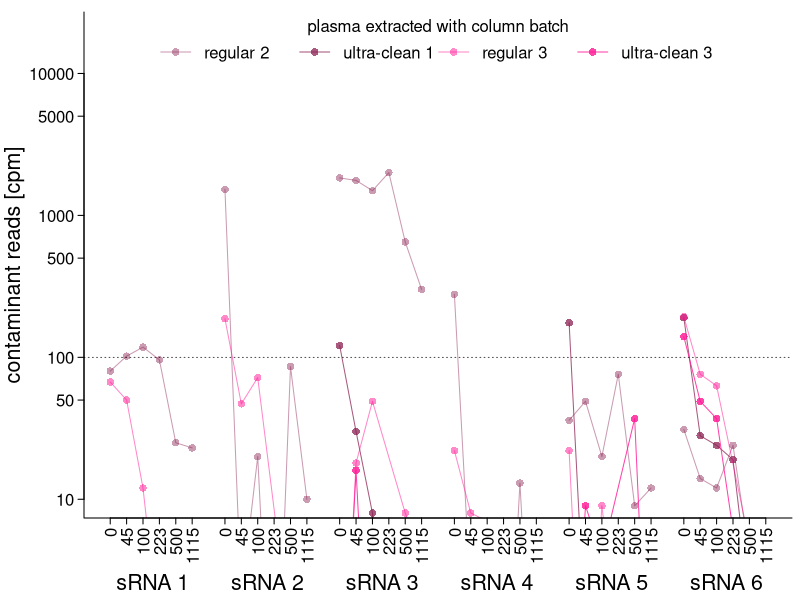
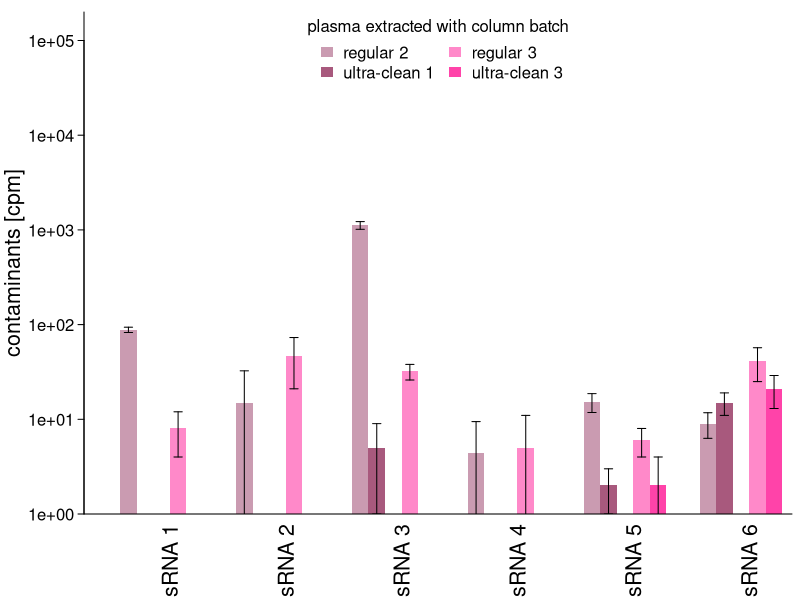

These charts were generated, in order, by the following R code:
library(gplots)
library(scales)

ucpT <- read.delim("titration4plot.wostop.txt",stringsAsFactors = F)
ucpT$xcoord <- 7*(as.numeric(as.factor(ucpT$plotname))-1)+as.numeric(as.factor(ucpT$value))

pdf("Figure5A_titration.pdf",width=10.7/2.54,height=6.1/2.54,pointsize=7)
par(mar=c(4.1,4.2,0.6,0.4),mgp=c(3,0.5,0),tcl=-0.3,lwd=0.75,cex=1)
plot(1,type="n",ann=F,axes=F,xlim=c(1,max(ucpT$xcoord)),ylim=c(10,2e4),log="y")
mtext("contaminant reads [cpm]",2,3,cex=9/7)
for(i in 1:length(unique(ucpT$plotname))){ 
  lines(ucpT$xcoord[ucpT$plotname==unique(ucpT$plotname)[i]],
        ifelse(ucpT$regular.2.1[ucpT$plotname==unique(ucpT$plotname)[i]]>=1,
               ucpT$regular.2.1[ucpT$plotname==unique(ucpT$plotname)[i]],
               0.1),
        col=alpha(colors()[rep(c(645,116),each=2)],c(0.45,0.75,0.5,0.8))[1],lwd=1)
  points(ucpT$xcoord[ucpT$plotname==unique(ucpT$plotname)[i]],
         ifelse(ucpT$regular.2.1[ucpT$plotname==unique(ucpT$plotname)[i]]>=1,
                ucpT$regular.2.1[ucpT$plotname==unique(ucpT$plotname)[i]],
                0.1),
         col=alpha(colors()[rep(c(645,116),each=2)],c(0.45,0.75,0.5,0.8))[1],pch=16)
}
for(i in 1:length(unique(ucpT$plotname))){
  lines(ucpT$xcoord[ucpT$plotname==unique(ucpT$plotname)[i]],
        ifelse(ucpT$ultra.clean.1.1[ucpT$plotname==unique(ucpT$plotname)[i]]>=1,
               ucpT$ultra.clean.1.1[ucpT$plotname==unique(ucpT$plotname)[i]],
               0.1),
        col=alpha(colors()[rep(c(645,116),each=2)],c(0.45,0.75,0.5,0.8))[2],lwd=1)
  points(ucpT$xcoord[ucpT$plotname==unique(ucpT$plotname)[i]],
         ifelse(ucpT$ultra.clean.1.1[ucpT$plotname==unique(ucpT$plotname)[i]]>=1,
                ucpT$ultra.clean.1.1[ucpT$plotname==unique(ucpT$plotname)[i]],
                0.1),
         col=alpha(colors()[rep(c(645,116),each=2)],c(0.45,0.75,0.5,0.8))[2],pch=16)
}
for(i in 1:length(unique(ucpT$plotname))){
  lines(ucpT$xcoord[ucpT$plotname==unique(ucpT$plotname)[i]&!is.na(ucpT$regular.2.2)],
        ifelse(ucpT$regular.2.2[ucpT$plotname==unique(ucpT$plotname)[i]&!is.na(ucpT$regular.2.2)]>=1,
               ucpT$regular.2.2[ucpT$plotname==unique(ucpT$plotname)[i]&!is.na(ucpT$regular.2.2)],
               0.1),
        col=alpha(colors()[rep(c(645,116),each=2)],c(0.45,0.75,0.5,0.8))[3],lwd=1)
  points(ucpT$xcoord[ucpT$plotname==unique(ucpT$plotname)[i]&!is.na(ucpT$regular.2.2)],
         ifelse(ucpT$regular.2.2[ucpT$plotname==unique(ucpT$plotname)[i]&!is.na(ucpT$regular.2.2)]>=1,
                ucpT$regular.2.2[ucpT$plotname==unique(ucpT$plotname)[i]&!is.na(ucpT$regular.2.2)],
                0.1),
         col=alpha(colors()[rep(c(645,116),each=2)],c(0.45,0.75,0.5,0.8))[3],pch=16)
}
for(i in 1:length(unique(ucpT$plotname))){
  lines(ucpT$xcoord[ucpT$plotname==unique(ucpT$plotname)[i]&!is.na(ucpT$ultra.clean.2.1)],
        ifelse(ucpT$ultra.clean.2.1[ucpT$plotname==unique(ucpT$plotname)[i]&!is.na(ucpT$ultra.clean.2.1)]>=1,
               ucpT$ultra.clean.2.1[ucpT$plotname==unique(ucpT$plotname)[i]&!is.na(ucpT$ultra.clean.2.1)],
               0.1),
        col=alpha(colors()[rep(c(645,116),each=2)],c(0.45,0.75,0.5,0.8))[4],lwd=1)
  points(ucpT$xcoord[ucpT$plotname==unique(ucpT$plotname)[i]&!is.na(ucpT$ultra.clean.2.1)],
         ifelse(ucpT$ultra.clean.2.1[ucpT$plotname==unique(ucpT$plotname)[i]&!is.na(ucpT$ultra.clean.2.1)]>=1,
                ucpT$ultra.clean.2.1[ucpT$plotname==unique(ucpT$plotname)[i]&!is.na(ucpT$ultra.clean.2.1)],
                0.1),
         col=alpha(colors()[rep(c(645,116),each=2)],c(0.45,0.75,0.5,0.8))[4],pch=16)
}
abline(h=1e2,lwd=0.7,lty=3)
axis(1,at=c(1:41)[-c(7,14,21,28,35)],labels=rep(c(0,45,100,223,500,1115),times=6),las=2)
axis(1,at=c(0:5*7+3.6),labels=unique(ucpT$plotname),mgp=c(3,2.8,0),tick=F,cex.axis=9/7,las=1)
axis(2,las=2)
box(bty="l",lwd=1)
legend("top",legend=c("regular 2","ultra-clean 1","regular 3","ultra-clean 3"),border=NA,
       col=alpha(colors()[rep(c(645,116),each=2)],c(0.45,0.75,0.5,0.8)),bty="n",lty=1,lwd=1,pch=16,
       title="plasma extracted with column batch",ncol=4,x.intersp = 0.9)
dev.off()

ucp100 <- read.delim("readCountsPerSeqOIPerSample.unmapped.14.100forplot.txt",stringsAsFactors = F)
ucp100 <- ucp100[order(ucp100$value,ucp100$plotname),]
ucp100 <- data.frame(ucp100[,1:5],"space"=rep(0,nrow(ucp100)),ucp100[,6:7],"space2"=rep(0,nrow(ucp100)),stringsAsFactors = F)

pdf("Figure5B_100ulbatches.pdf",width=6/2.54,height=4.3/2.54,pointsize=7)
par(mar=c(4.3,4.2,0.6,0.4),mgp=c(3,0.5,0),tcl=-0.3,lwd=.75,cex=1)
barplot2(t(ucp100[ucp100$value=="mean",c("regular.2.1","ultra.clean.1.1","space","regular.2.2","ultra.clean.2.1","space2")]),
         beside=T,border=NA,xlim=c(0.4,40),
         ylim=c(1,2E5),log="y",col=alpha(colors()[rep(c(645,116),each=3)],c(0.45,0.75,0.8,0.5,0.8,0.7)),xpd=F,
         names=ucp100$plotname[ucp100$value=="mean"],las=2,cex.names=9/7,ylab="contaminants [cpm]",cex.lab=9/7,
         axes=F,cex.axis=1,cex=1
         ,plot.ci=T,ci.l=ifelse(t(ucp100[ucp100$value=="mean",c("regular.2.1","ultra.clean.1.1","space","regular.2.2","ultra.clean.2.1","space2")])-
                                  t(ucp100[ucp100$value=="sd",c("regular.2.1","ultra.clean.1.1","space","regular.2.2","ultra.clean.2.1","space2")])>=1,
                                t(ucp100[ucp100$value=="mean",c("regular.2.1","ultra.clean.1.1","space","regular.2.2","ultra.clean.2.1","space2")])-
                                  t(ucp100[ucp100$value=="sd",c("regular.2.1","ultra.clean.1.1","space","regular.2.2","ultra.clean.2.1","space2")]),0.1),
         ci.u=t(ucp100[ucp100$value=="mean",c("regular.2.1","ultra.clean.1.1","space","regular.2.2","ultra.clean.2.1","space2")])+
           t(ucp100[ucp100$value=="sd",c("regular.2.1","ultra.clean.1.1","space","regular.2.2","ultra.clean.2.1","space2")]),
)
axis(2,las=2,yaxs="i",cex=1)
box(bty="l",lwd=1)
legend("top",legend=c("regular 2","ultra-clean 1","regular 3","ultra-clean 3"),border=NA,
       fil=alpha(colors()[rep(c(645,116),each=2)],c(0.45,0.75,0.5,0.8)),bty="n",
       title="plasma extracted with column batch",ncol=2,x.intersp = 0.7)
dev.off()
